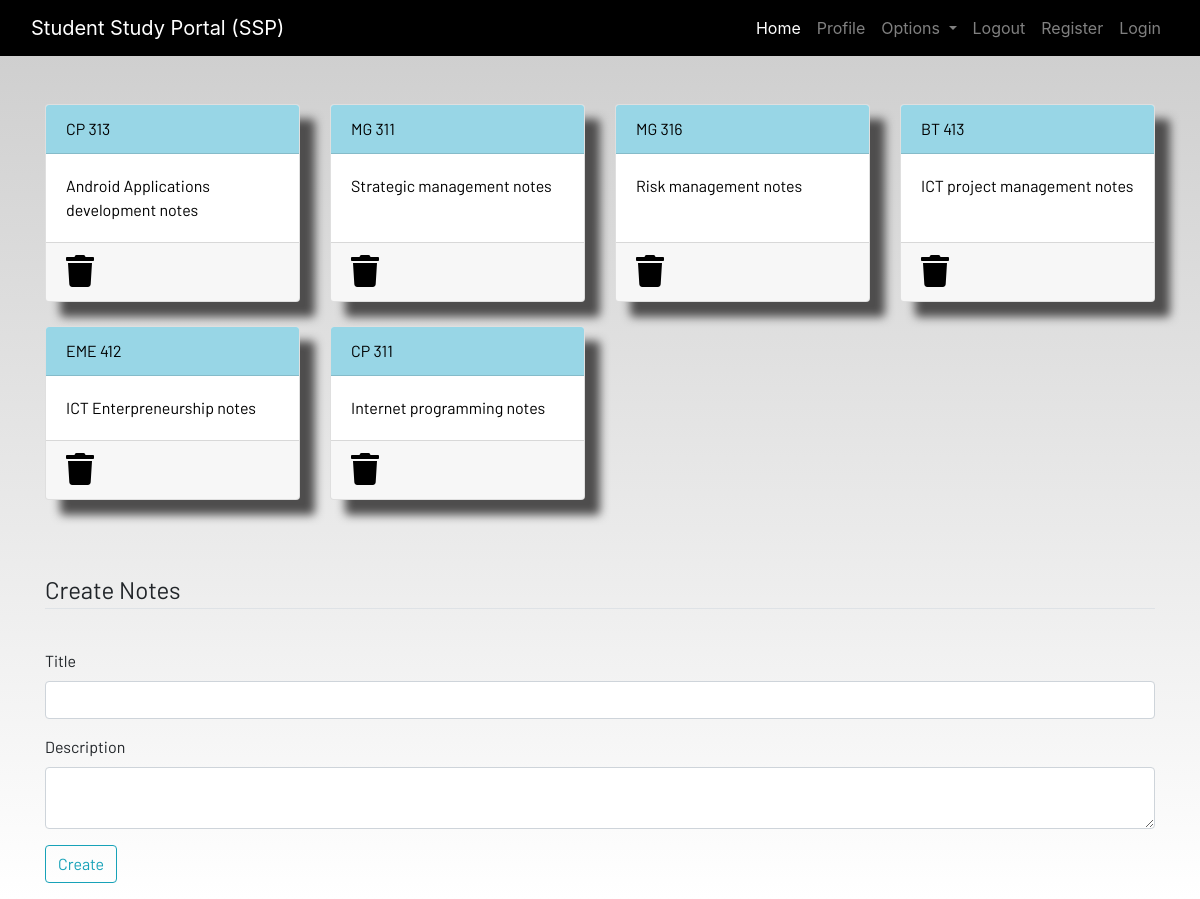
The app's page /notes/ (signed in), older data.
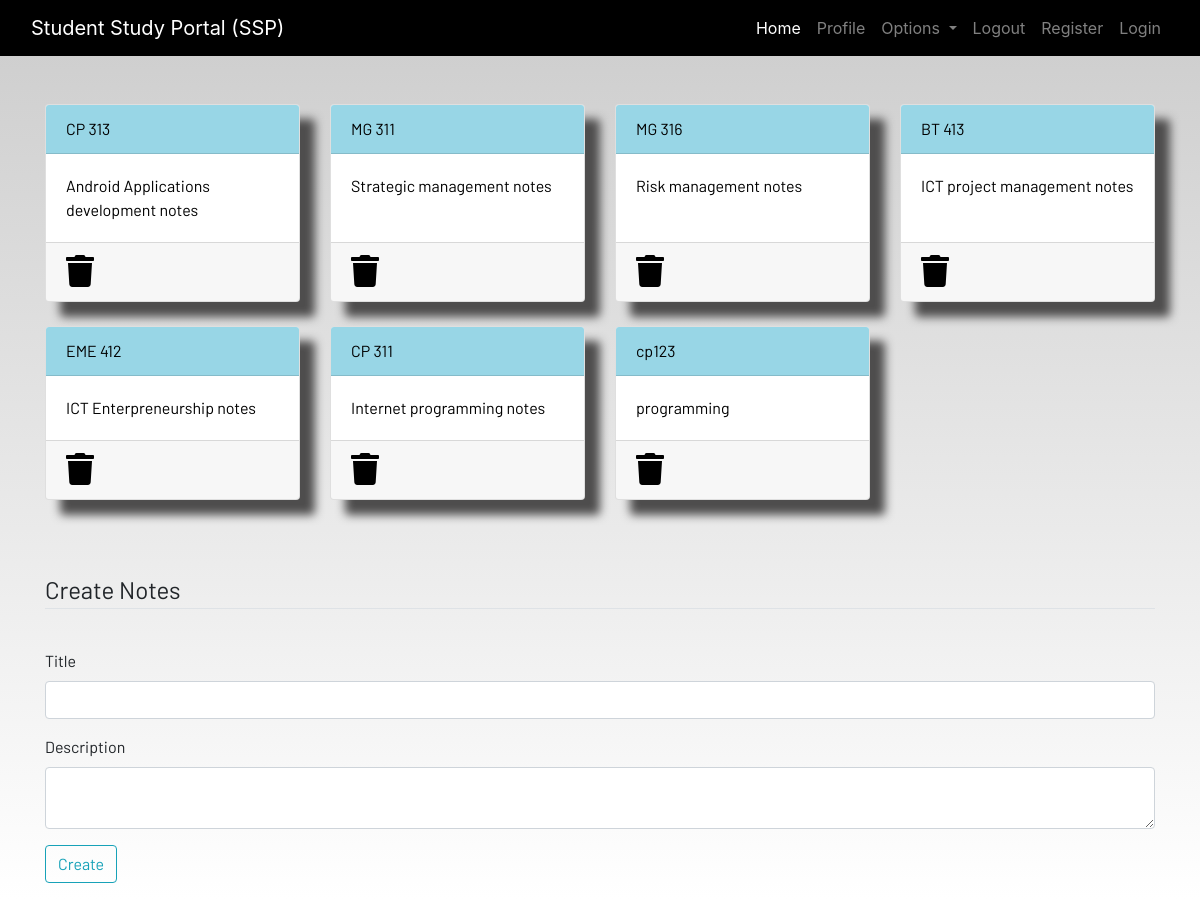
The same page, newer data.
### dashboard/models.py (models this page shows, shortened)
class Notes(models.Model):
    user = models.ForeignKey(User, on_delete=models.CASCADE)
    title = models.CharField(max_length=200)
    description = models.TextField()
    class Meta:
        verbose_name = "notes"
        verbose_name_plural = "notes"

### dashboard/views.py (the view)
# urls.py: path('notes/',views.notes),
def notes(request):
    notes = Notes.objects.filter(user=request.user)
    context = {'notes':notes}
    return render(request, 'dashboard/notes.html', context)

### dashboard/templates/dashboard/notes.html (shortened to what this page needs)
{% extends 'dashboard/base.html' %}
{% load static %}
{% block content %}
<div class="container">
    <div class="row">
        {% for note in notes %}
        <div class="col-md-3 mb-4">
            <a href="{% url 'notes_detail' note.id %}">
                <div class="card">
                    <div class="card-header">{{ note.title }}</div>
                    <div class="card-body">{{ note.description|slice:"0:100" }}</div>
                    <div class="card-footer mt-auto "><a href="{% url 'delete_note' note.id %}">
                        <i class="fa fa-trash fa-2x"></i></a>
                    </div>
                </div>
            </a>
        </div>
{% endfor %}
    </div>
</div>
<br><br>
<div class="container">
    <form method="POST" action="/notes/add">
        <fieldset class="form-group">
            <legend class="border-bottom mb-4">Create Notes</legend>
        </fieldset>
<div class="form-group">
    <label for="title">Title</label>
    <input type="text" class="form-control" name="title" id="exampleInputEmail1" aria-describedby="emailHelp">
  </div>
  <div class="form-group">
    <label for="description">Description</label>
    <textarea type="text" class="form-control" name="description" id="exampleInputPassword1">
    </textarea>
  </div>
        <div class="form-group">
            <button  class="btn btn-outline-info" type="submit">
                Create
            </button>
        </div>
    </form>
</div>
{% endblock content %}

Row changes from the older to the newer data that the page shows:
added Notes: title "cp123", description "programming"
